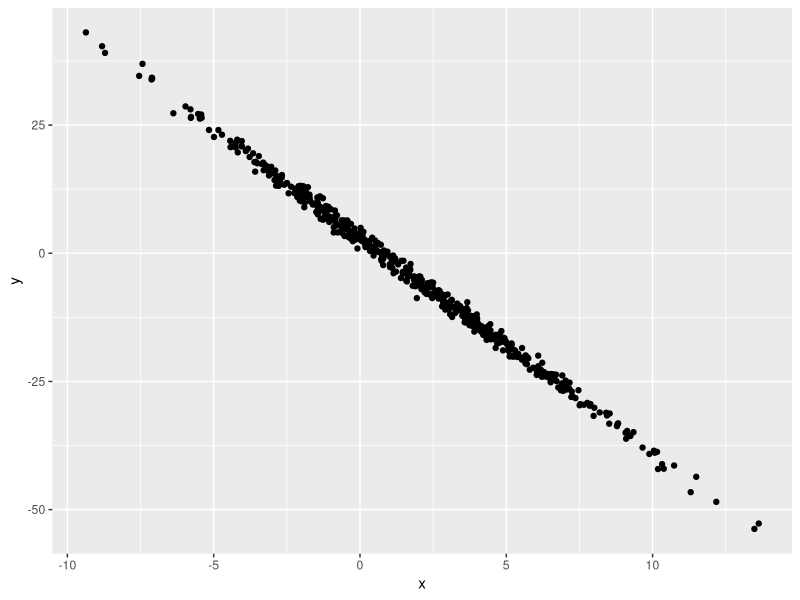

Generate this figure with R:
## ---- chunk 1
# this is a comment -- outside of the code chunk is not code
samp = rnorm(100)
length(samp)
## ---- chunk 2
library(tidyverse)

plot_df = tibble(
  x = rnorm(500, mean = 2, sd = 4),
  y = 3 - 4.2 * x + rnorm(500)
)

ggplot(plot_df, aes(x = x, y = y)) + geom_point()
